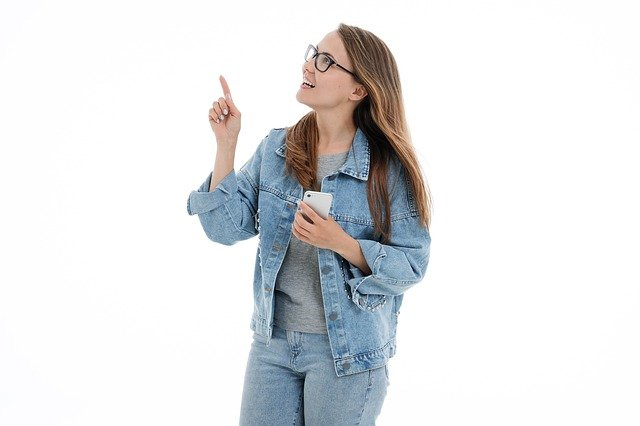
#> input picture image_3.jpg, 640 x 426 px
$ python main.py
#> lines starting #> are read from the running program, lines starting #| are printed output that depends on the picture; after the words box and inside, x2 and y2 are one past the last pixel; in counts of white or black regions, pixels touching at a corner belong together; pictures that were not available may be replaced by others from this repository, and a replacement may not be noted
import cv2

class ImageProcessor:    #class
    def __init__(self, image):  #class constructor
        if image is None:
            raise ValueError("Image not loaded successfully.")
        self.image = image

    def resize(self, width, height):   #resize
        return cv2.resize(self.image, (width, height))

    def to_grayscale(self):  #grayscale
        return cv2.cvtColor(self.image, cv2.COLOR_BGR2GRAY)

class ThresholdProcessor:
    def __init__(self, threshold):
        self.threshold = threshold

    def apply_threshold(self, image):
        _, thresholded_image = cv2.threshold(image, self.threshold, 255, cv2.THRESH_BINARY)
        return thresholded_image

class MaskProcessor:
    def invert_mask(self, mask):  #invert binary
        return 255 - mask

class BackgroundChanger:
    def __init__(self, original_image_path, new_background_path, threshold=125):
#> called with original_image_path = 'image_3.jpg', new_background_path = 'gbb.jpg', threshold = 125
        self.original_image = cv2.imread(original_image_path)
#> self.original_image is the input picture: shape (426, 640, 3); mean B, G, R 228.6, 227.2, 226
        self.new_background = cv2.imread(new_background_path)
        self.threshold = threshold

        if self.original_image is None or self.new_background is None:
            raise ValueError("Image(s) not loaded successfully.")

    def change_background(self):
        # Image Processing
        resized_input_image = cv2.resize(
            self.original_image, (self.new_background.shape[1], self.new_background.shape[0])
        )
        grayscale_image = cv2.cvtColor(resized_input_image, cv2.COLOR_BGR2GRAY)
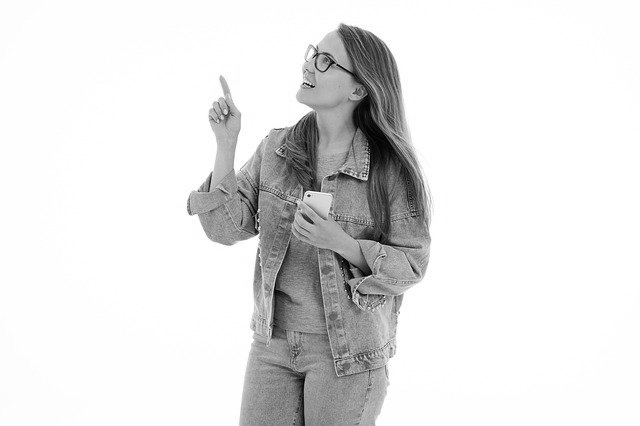
#> grayscale_image: shape (426, 640); min 0, max 255, mean 227

        # Threshold Processing
        _, thresholded_image = cv2.threshold(grayscale_image, self.threshold, 255, cv2.THRESH_BINARY)
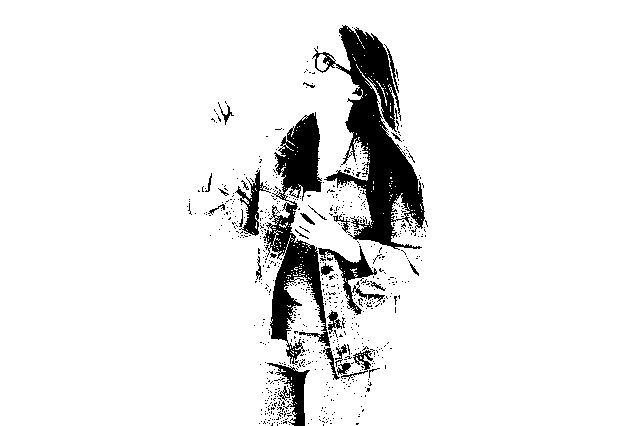
#> thresholded_image: shape (426, 640); 92.1% white; 710 black regions (683 under 20 px), largest, box (x1, y1, x2, y2) and area: (312, 25, 425, 250) 9443, (263, 112, 330, 365) 6433, (318, 246, 385, 315) 1051

        # Mask Processing
        inverted_mask = 255 - thresholded_image

        # Foreground Image
        foreground_image = cv2.bitwise_and(resized_input_image, resized_input_image, mask=inverted_mask)
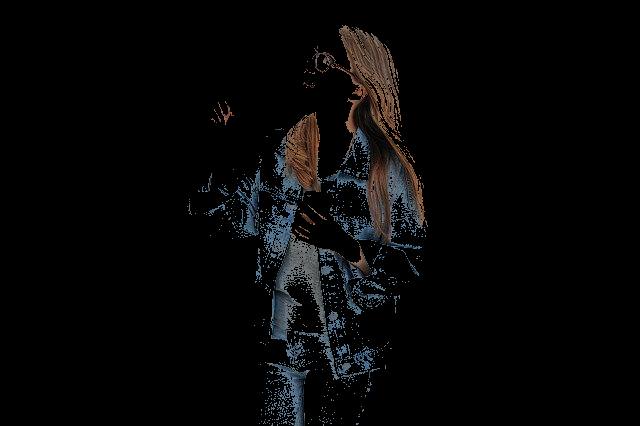
#> foreground_image: shape (426, 640, 3); mean B, G, R 6.7, 6.5, 6.5

        # Resize the new background image to the same size as the foreground image
        resized_new_background_image = cv2.resize(
            self.new_background, (resized_input_image.shape[1], resized_input_image.shape[0])
        )

        # New Background
        new_background = cv2.bitwise_and(resized_new_background_image, resized_new_background_image, mask=thresholded_image)
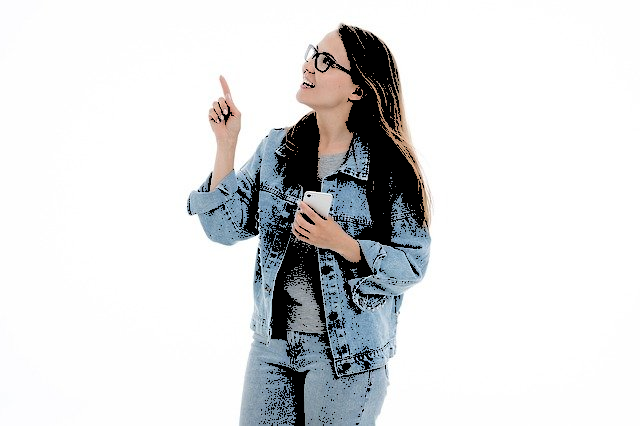
#> new_background: shape (426, 640, 3); mean B, G, R 222, 220.7, 219.5

        # Final Output
        output_image = cv2.add(foreground_image, new_background)

        return output_image

if __name__ == "__main__":
    try:

    #creating an object
        background_changer = BackgroundChanger('image_3.jpg', 'gbb.jpg')
        output_image = background_changer.change_background() # calling o

        # Display the output image
        cv2.imshow('Output Image', output_image)
        cv2.waitKey(0)
        cv2.destroyAllWindows()

    except ValueError as e:
        print(f"Error: {e}")
